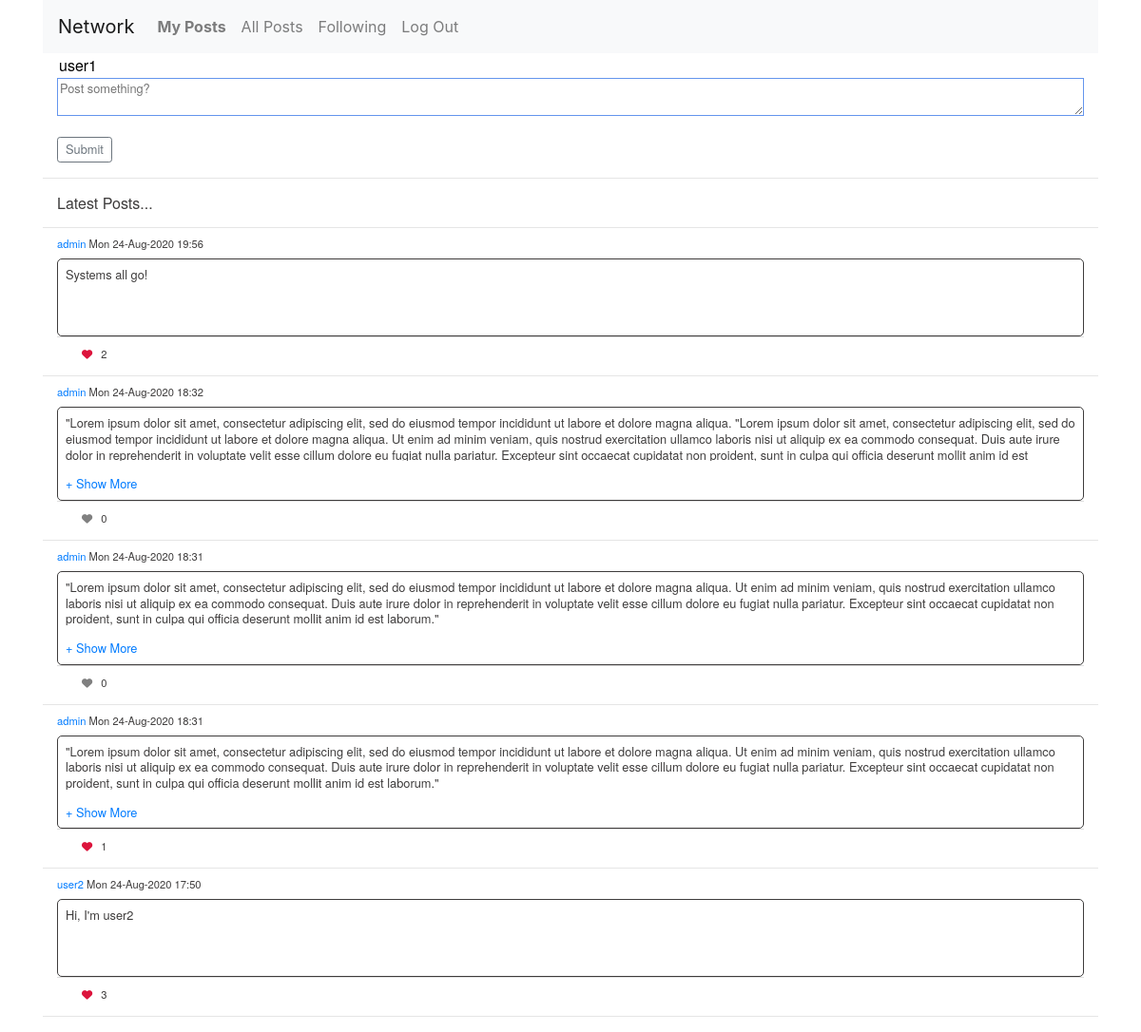
The page /following (signed in) on the database its author committed.
### network/models.py (models this page shows, shortened)
class User(AbstractUser):
    def __str__(self):
        return f'{self.username}'

class Post(models.Model):
    author = models.ForeignKey(User, on_delete=models.CASCADE, related_name='authors')
    text = models.TextField()
    like_count = models.IntegerField(default=0)
    created = models.DateTimeField(auto_now_add=True)
    updated = models.DateTimeField(auto_now=True)

### network/views.py (the view)
# urls.py: path("following", views.get_following, name="following"),
@login_required(login_url='/login')
def get_following(request):
    user_id = request.user.id
    authors = Follower.objects.filter(follower=user_id)
    posts = Post.objects.filter(author__in=authors.values_list('following_id', flat=True)).order_by('-created')
    annotated_post_list = _annotate_post_opinions(posts, request.user)
    post_list = _paginate(request, annotated_post_list)
    follower_count = _followers(request.user)
    following_count = _following(request.user)
    content = {
        'post_list': post_list,
        'followers': follower_count,
        'following': following_count
    }
    return render(request, "network/index.html", content)

### network/views.py (called while the page is built)
def _followers(author):
    follower_count = Follower.objects.filter(following=author).count()
    return follower_count

def _following(user):
    following_count = Follower.objects.filter(follower=user).count()
    return following_count

def _annotate_post_opinions(posts, user):
    post_list = []
    for post in posts:
        try:
            post_liked = Feedback.objects.get(post=post.id, reader=user, opinion='L')
            opinion = post_liked.opinion
        except Feedback.DoesNotExist:
            opinion = 'U'
        post_list.append((post, opinion))
    return post_list

def _paginate(request, annotated_post_list):
    page = request.GET.get('page', 1)
    paginator = Paginator(annotated_post_list, 10)  # 10 Posts per page
    try:
        post_list = paginator.page(page)
    except PageNotAnInteger:
        post_list = paginator.page(1)
    except EmptyPage:
        post_list = paginator.page(paginator.num_pages)
    return post_list

### network/templates/network/index.html (shortened to what this page needs)
{% extends "network/layout.html" %}
{% block body %}
{% block posts %}
    <h6 class="container">Latest Posts...</h6>
    <hr>
    {% for post, opinion in post_list %}
    <div class="container-fluid">
        <p class="author_info">
            <a href="{% url 'posts' %}?uid={{ post.author.id }}">
	            {{ post.author }}
            </a>
            {{ post.created|date:'D j-M-Y H:i' }}
        </p>
        <div id="text-{{ post.id }}">
            <div class="container posttext" >
                <p id="para-{{ post.id }}" class="collapse post" aria-expanded="false">{{ post.text }}</p>
                <div class="more" id="more-{{post.id}}">
	                <a role="button" class="collapsed" data-toggle="collapse"
	                   href="#para-{{ post.id }}" aria-expanded="false" aria-controls="para-{{ post.id }}">
                    </a>
                </div>
            </div>
            <div class="card-footer author_info">
                <div class="row">
                    <div class="col">
		                {% if post.author != user %}
		                    {% if opinion == 'U' %}
		                        <button class='like-button' id={{ post.id }} data-postid="{{ post.id }}">
			                        <span id="span-{{ post.id }}" style="color: grey;">
				                        <i class="fas fa-heart" title="Like/Unlike Post"></i>
			                        </span>
		                        </button>
		                    {% else %}
		                        <button class='like-button' id={{ post.id }} data-postid="{{ post.id }}">
			                        <span  id="span-{{ post.id }}" style="color: #dc143c">
				                        <i class="fas fa-heart" title="Like/Unlike post"></i>
			                        </span>
		                        </button>
		                    {% endif %}
		                {% endif %}
                        <span class="like-count" id="like-count-{{ post.id}}">
	                        {{ post.like_count }}
                        </span>
                    </div>
	                <div class="col justify-content-end">
	                </div>
                </div>
            </div>
        </div>
    </div>
    <hr>
    {% endfor %}
{%  endblock posts %}
{% endblock %}

### network/templates/network/layout.html (shortened to what this page needs)
{% load static %}
<!DOCTYPE html>
<html lang="en">
    <head>
        <link rel="stylesheet" href="https://stackpath.bootstrapcdn.com/bootstrap/4.4.1/css/bootstrap.min.css">
        <link href="{% static 'network/styles.css' %}" rel="stylesheet">
    </head>
    <body>
        <div class="container">
        <nav class="navbar navbar-expand-lg navbar-light bg-light">
            <a class="navbar-brand" href="{% url 'index' %}">Network</a>
            <div class="collapse navbar-collapse" id="navbarTogglerDemo02">
              <ul class="navbar-nav mr-auto mt-2 mt-lg-0">
                {% if user.is_authenticated %}
                    <li class="nav-item">
                        <a class="nav-link" href="{% url 'posts' %}?uid={{ user.id }}"><strong>My Posts</strong></a>
                    </li>
                {% endif %}
                <li class="nav-item">
                  <a class="nav-link" href="{% url 'posts' %}">All Posts</a>
                </li>
                {% if user.is_authenticated %}
                    <li class="nav-item">
                        <a class="nav-link" href="{% url 'following' %}">Following</a>
                    </li>
                    <li class="nav-item">
                        <a class="nav-link" href="{% url 'logout' %}">Log Out</a>
                    </li>
                {% endif %}
              </ul>
            </div>
          </nav>
        <div class="body">
            {% if user.is_authenticated %}
            <div class="container">
                <form action="{% url 'posts' %}" method="post">
                    <div class="form-group">
                        <input id="author" name="author" type="text" value="{{ user }}" readonly ><br>
                        <textarea class="comment" name="text" rows="2" placeholder="Post something?" required ></textarea>
                    </div>
                    <button type="submit" class="btn btn-outline-secondary btn-sm">Submit</button>
                </form>
            {% endif %}
            </div>
            <hr>
            {% block body %}
            {% endblock %}
        </div>
        </div>
    </body>
</html>

### network/static/network/styles.css (style rules this page uses)
.body { font-family: "Helvetica Neue"; color: #3E3C3C; }
.btn { font-size: .8rem; line-height: 1.05rem; }
.like-button, .edit-button { border: none; background-color: transparent; }
.like-count { margin-right: 5px; }
.author_info { font-size: 0.7rem; line-height: 0.0rem; }
.posttext { font-size: .8rem; line-height: 1.05rem; border:1px; border-color: #3E3C3C; border-style: solid; border-radius: 5px; padding: 0.5rem }
.posttext p.collapse:not(.show) { display: block; height: 3rem; overflow: hidden; }
.posttext a.collapsed::after { content: '+ Show More'; }
.comment { font-size: .8rem; line-height: 1.05rem; width: 100%; border:1px; border-color: cornflowerblue; border-style: solid; }
.card-footer { background-color: transparent; height: 1.5rem; }
.more { display: none; }
#author { border: none; }

### rows shown on the page
User: author "user1"
Post: author "admin", created "Mon 24-Aug-2020 19:56", text "Systems all go!", like_count "2"
Post: author "admin", created "Mon 24-Aug-2020 18:32", text "\"Lorem ipsum dolor sit amet, consectetur adipiscing elit, sed do eiusmod tempor incididunt ut labore et dolore magna aliqua. \"Lorem ipsum dolor sit amet, consectetur adipiscing elit, sed do eiusmod tempor incididunt ut labore et dolore magna aliqua. Ut enim ad minim veniam, quis nostrud exercitation ullamco laboris nisi ut aliquip ex ea commodo consequat. Duis aute irure dolor in reprehenderit in voluptate velit esse cillum dolore eu fugiat nulla pariatur. Excepteur sint occaecat cupidatat non proident, sunt in culpa qui officia deserunt mollit anim id est…", like_count "0"
Post: author "admin", created "Mon 24-Aug-2020 18:31", text "\"Lorem ipsum dolor sit amet, consectetur adipiscing elit, sed do eiusmod tempor incididunt ut labore et dolore magna aliqua. Ut enim ad minim veniam, quis nostrud exercitation ullamco laboris nisi ut aliquip ex ea commodo consequat. Duis aute irure dolor in reprehenderit in voluptate velit esse cillum dolore eu fugiat nulla pariatur. Excepteur sint occaecat cupidatat non proident, sunt in culpa qui officia deserunt mollit anim id est laborum.\"", like_count "0"
Post: author "admin", created "Mon 24-Aug-2020 18:31", text "\"Lorem ipsum dolor sit amet, consectetur adipiscing elit, sed do eiusmod tempor incididunt ut labore et dolore magna aliqua. Ut enim ad minim veniam, quis nostrud exercitation ullamco laboris nisi ut aliquip ex ea commodo consequat. Duis aute irure dolor in reprehenderit in voluptate velit esse cillum dolore eu fugiat nulla pariatur. Excepteur sint occaecat cupidatat non proident, sunt in culpa qui officia deserunt mollit anim id est laborum.\"", like_count "1"
Post: author "user2", created "Mon 24-Aug-2020 17:50", text "Hi, I'm user2", like_count "3"
